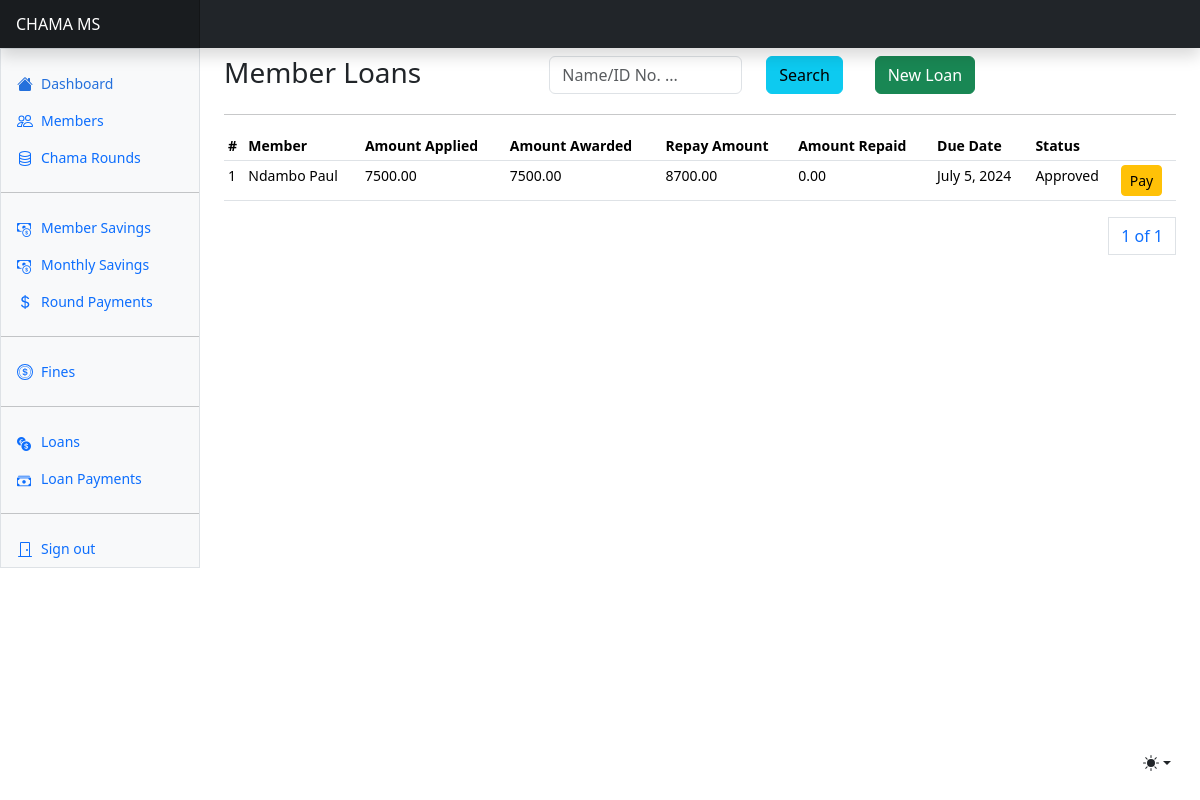
Page /loans/ on the earlier database version.
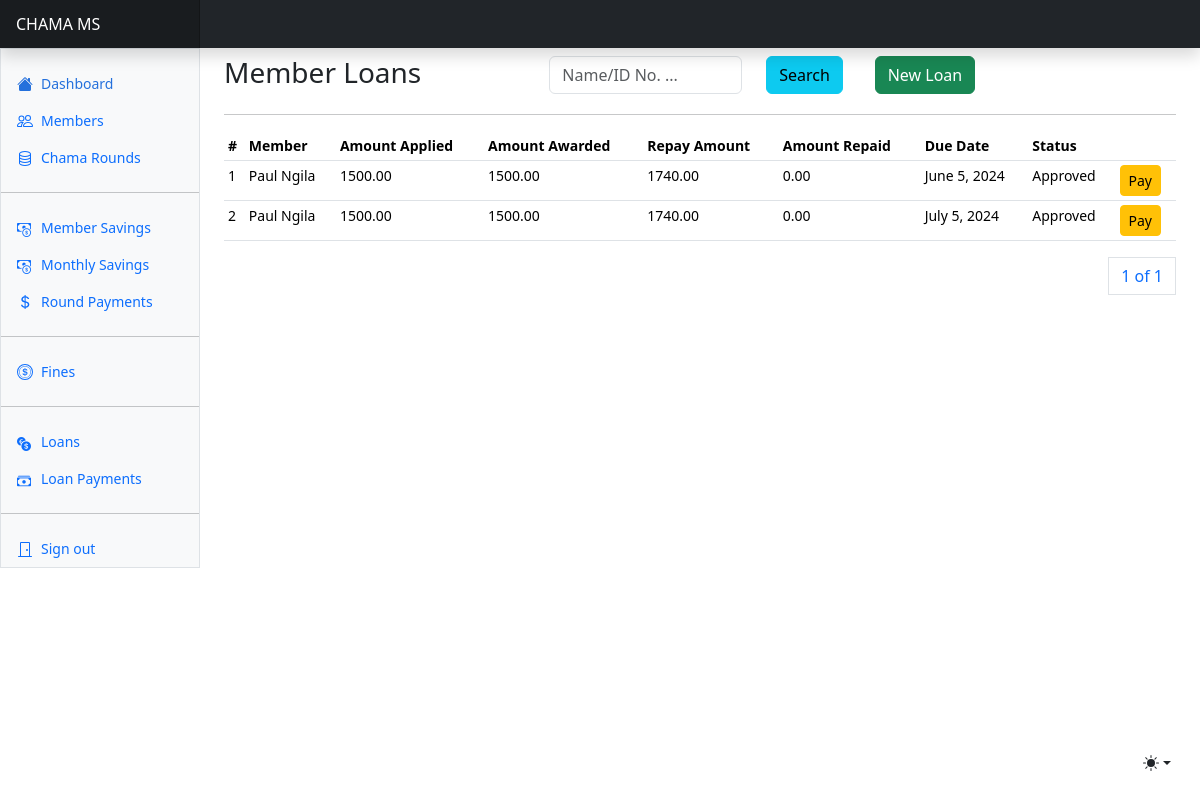
Same page on the later database version.
### loans/models.py (models this page shows, shortened)
class Loan(AbstractBaseModel):
    member = models.ForeignKey("users.User", on_delete=models.CASCADE, related_name="memberloans")
    amount_applied = models.DecimalField(max_digits=100, decimal_places=2)
    amount_awarded = models.DecimalField(max_digits=100, decimal_places=2, default=0)
    status = models.CharField(max_length=255, choices=LOAN_STATUS_CHOICES, default="Review")
    decline_reason = models.TextField(blank=True, null=True)
    date_due = models.DateField(null=True, blank=True)
    amount_repaid = models.DecimalField(max_digits=100, decimal_places=2, default=0)
    amount_to_repay = models.DecimalField(max_digits=100, decimal_places=2, default=0)
    @property
    def loan_balance(self):
        return self.amount_to_repay - self.amount_repaid

### users/models.py (models this page shows, shortened)
class User(AbstractUser, AbstractBaseModel):
    role = models.CharField(max_length=255, choices=USER_ROLES)
    id_number = models.CharField(max_length=255)
    phone_number = models.CharField(max_length=255)
    gender = models.CharField(max_length=255, null=True, blank=True)
    date_joined = models.DateField(null=True)
    address = models.CharField(max_length=255, null=True, blank=True)
    city = models.CharField(max_length=255, null=True)
    county = models.CharField(max_length=255, null=True, blank=True)
    country = models.CharField(max_length=255, null=True, blank=True)
    round_number = models.IntegerField(default=0, null=True, blank=True)
    def __str__(self):
        return f"{self.first_name} {self.last_name}"

### loans/views.py (the view)
# urls.py: path("loans/", include("loans.urls")),
def loans(request):
    loans = Loan.objects.all()
    if request.method == "POST":
        search_text = request.POST.get("search_text")
        print(f"Search Text: {search_text}")
        loans = Loan.objects.filter(Q(member__first_name__icontains=search_text) | Q(member__last_name__icontains=search_text))
    members = User.objects.filter(role="Member")
    paginator = Paginator(loans, 8)
    page_number = request.GET.get('page')
    page_obj = paginator.get_page(page_number)
    context = {
        "page_obj": page_obj,
        "members": members
    }
    return render(request, "loans/loans.html", context)

### templates/loans/loans.html (shortened to what this page needs)
{% extends "base.html" %}
{% block content %}
<div class="row mt-2">
    <div class="col">
        <h3>Member Loans</h3>
    </div>
    <div class="col">
        <form method="POST">
            <div class="row">
              <div class="col-8">
                <input type="text" class="form-control" name="search_text" id="search_text" placeholder="Name/ID No. ...">
              </div>
              <div class="col-4">
                <button class="btn btn-info">Search</button>
              </div>
            </div>
        </form>
      </div>
      <div class="col">
          <a class="btn btn-success" data-bs-toggle="modal" data-bs-target="#newLoanModal">New Loan</a>
      </div>
</div>
<hr/>
      <div class="table-responsive small">
        <table class="table table-sm">
          <thead>
            <tr>
              <th scope="col">#</th>
              <th scope="col">Member</th>
              <th scope="col">Amount Applied</th>
              <th scope="col">Amount Awarded</th>
              <th scope="col">Repay Amount</th>
              <th scope="col">Amount Repaid</th>
              <th scope="col">Due Date</th>
              <th scope="col">Status</th>
              <th scope="col"></th>
            </tr>
          </thead>
          <tbody>
            {% for loan in page_obj %}
            <tr>
              <td>{{loan.id}}</td>
              <td>{{loan.member}}</td>
              <td>{{loan.amount_applied}}</td>
              <td>{{loan.amount_awarded}}</td>
              <td>{{loan.amount_to_repay}}</td>
              <td>{{loan.amount_repaid}}</td>
              <td>{{loan.date_due}}</td>
              <td>{{loan.status}}</td>
              {% if loan.status == 'Review' %}
              <td>
                <a class="btn btn-primary btn-sm" data-bs-toggle="modal" data-bs-target="#approveLoanModal{{loan.id}}">
                Approve
              </a>
              </td>
              <td><a class="btn btn-warning btn-sm" data-bs-toggle="modal" data-bs-target="#declineLoanModal{{loan.id}}">
                Decline
              </a></td>
              {% elif loan.status == "Approved" %}
              <td><a class="btn btn-warning btn-sm" data-bs-toggle="modal" data-bs-target="#payLoanModal{{loan.id}}">
                Pay
              </a></td>
              {% elif loan.status == "Declined" %}
              <td><a class="btn btn-success btn-sm" data-bs-toggle="modal" data-bs-target="#resetLoanModal{{loan.id}}">
                Reset
              </a></td>
              {% endif %}
            </tr>
            {% endfor %}
          </tbody>
        </table>
        <div>
          <nav aria-label="Page navigation example">
            <ul class="pagination justify-content-end">
              <a class="page-link" href="#">{{ page_obj.number }} of {{ page_obj.paginator.num_pages }}</a>
            </ul>
          </nav>
        </div>
      </div>
{% endblock content %}

Differences in the rows shown:
changed Loan id 1: member "Ndambo Paul" → "Paul Ngila"; amount_applied "7500.00" → "1500.00"; amount_awarded "7500.00" → "1500.00"; amount_to_repay "8700.00" → "1740.00"; date_due "July 5, 2024" → "June 5, 2024"
added Loan: id "2", member "Paul Ngila", amount_applied "1500.00", amount_awarded "1500.00", amount_to_repay "1740.00", amount_repaid "0.00", date_due "July 5, 2024", status "Approved"
